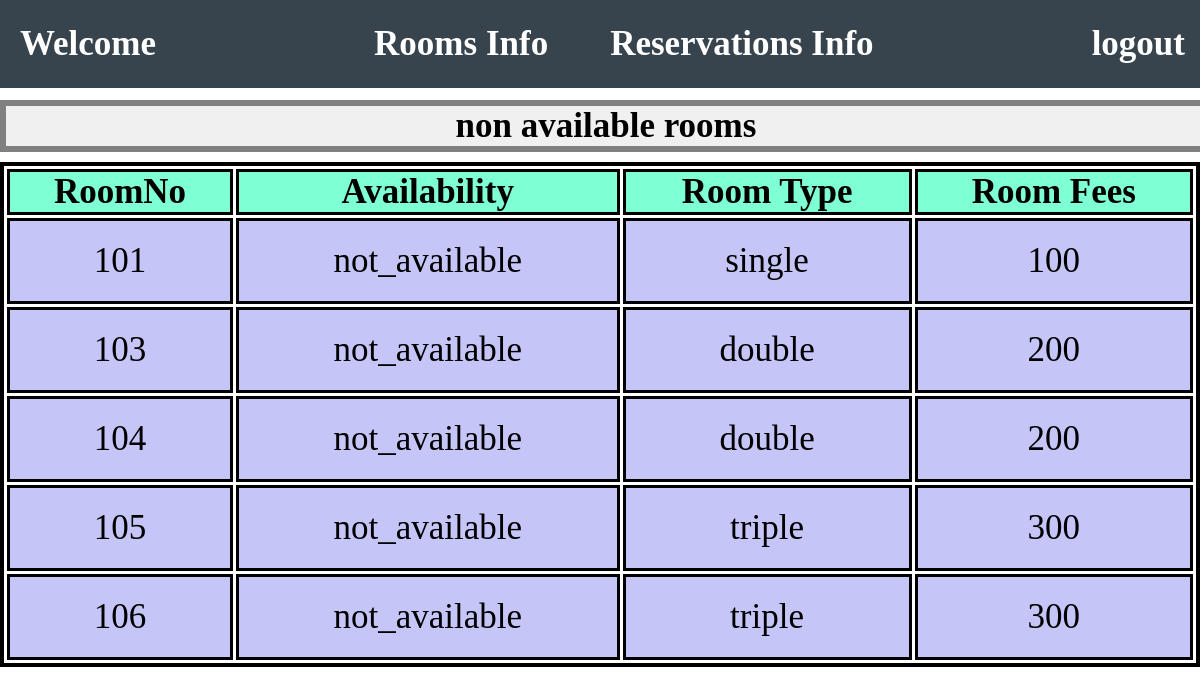
Screenshot of /Receptionist/show_non_available_rooms.php with the database file from the repository.
### tables this page shows
CREATE TABLE `tbl_room` (
  `RoomId` int(11) NOT NULL,
  `RoomNo` int(11) NOT NULL,
  `Avalibilty` enum('available','not_available') NOT NULL,
  `RoomTypeId` int(11) NOT NULL
);

CREATE TABLE `tbl_room_details` (
  `RoomTypeId` int(11) NOT NULL,
  `RoomType` varchar(11) NOT NULL,
  `RoomFees` int(11) NOT NULL
);

### Receptionist/show_non_available_rooms.php (the view, shortened to what this page needs)
<html>
<head>
    <link rel="stylesheet" href="styles/header-style.css">
    <link rel="stylesheet" href="styles/available_rooms-style.css">
</head>
<body>
    <div class = "av_ro">
        <h1 style = "border: 6px solid gray; background-color: #f0f0f0; width: 100%; text-align: center;">
            non available rooms
        </h1>
    <?php
            include("../includes/connection.php");
            $sql = "select RoomNo, Avalibilty , RoomTypeId FROM tbl_room WHERE Avalibilty = 'not_available'";
            $result = $con->query($sql);
            if($result)
            {
                echo "<table> <tr> <th>RoomNo</th> <th>Availability</th> <th>Room Type</th> <th>Room Fees</th> </tr>";
                while($data1 = $result->fetch_array())
                {
                    $sql2 = "select RoomType, RoomFees FROM tbl_room_details WHERE RoomTypeId = " . $data1['RoomTypeId'];
                    $result2 = $con->query($sql2);
                    $data2 = $result2->fetch_array();
                    echo "<tr>
                          <td>" . $data1['RoomNo'] ."</td>
                          <td>" . $data1['Avalibilty'] ."</td>
                          <td>" . $data2['RoomType'] ."</td>
                          <td>" . $data2['RoomFees'] ."</td>
                          </tr>";
                }
                echo "</table>";
            }
            else
            {
                echo "<h1 style = \"text-align: center; padding-top: 100px;\">No Data Available</h1>";
            }
    ?>
</div>
</body>
</html>

### Receptionist/styles/header-style.css (style rules this page uses)
* { padding: 0; margin: 0; font-size: 35px; }
header { font-size: 25px; font-weight: bold; background-color: #38444d; color: white; width: 100%; position: fixed; display: flex; justify-content: space-between; align-items: center; padding: 10px; z-index: 999; }
header p { padding-left: 10px; }
nav a { text-decoration: none; color: white; padding-right: 25px; }
nav li { padding-left: 15px; padding-right: 15px; }
li { float: left; }
li a, .dropbtn { display: inline-block; color: white; text-align: center; padding: 14px 16px; text-decoration: none; }
li.dropdown { display: inline-block; }

### Receptionist/styles/available_rooms-style.css (style rules this page uses)
div.av_ro { padding-top: 100px; width: 100%; }
table { width: 100%; border: 4px solid; border-spacing: 3px; margin-top: 10px; }
table td { padding: 20px; background-color: #c5c5f8; text-align: center; border: 3px solid; border-spacing: 3px; }
table th { border: 3px solid; border-spacing: 3px; background-color: aquamarine; }

### rows the page displays
tbl_room: RoomNo "101", Avalibilty "not_available", RoomTypeId.RoomType "single", RoomTypeId.RoomFees "100"
tbl_room: RoomNo "103", Avalibilty "not_available", RoomTypeId.RoomType "double", RoomTypeId.RoomFees "200"
tbl_room: RoomNo "104", Avalibilty "not_available", RoomTypeId.RoomType "double", RoomTypeId.RoomFees "200"
tbl_room: RoomNo "105", Avalibilty "not_available", RoomTypeId.RoomType "triple", RoomTypeId.RoomFees "300"
tbl_room: RoomNo "106", Avalibilty "not_available", RoomTypeId.RoomType "triple", RoomTypeId.RoomFees "300"
